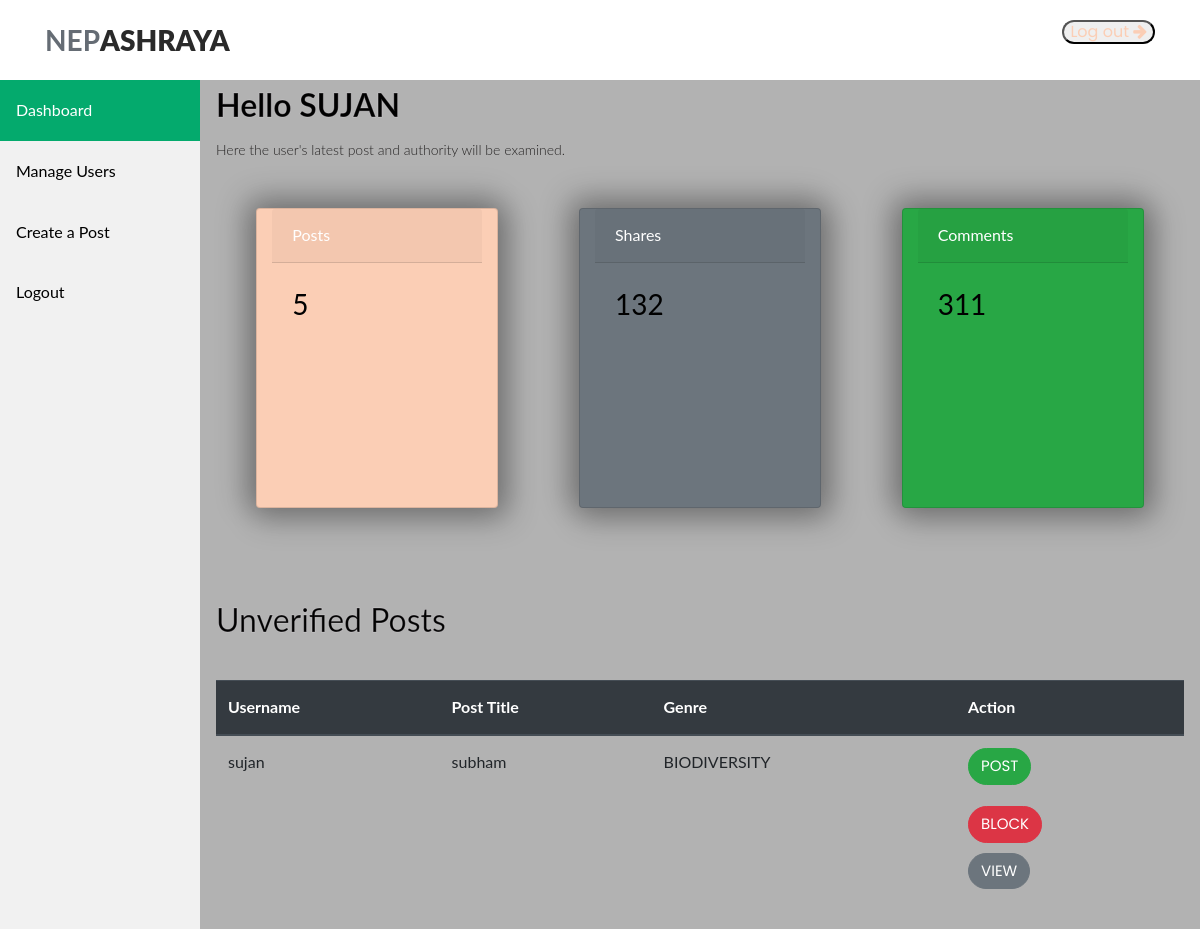
/upload/ (signed in), run on an earlier commit of the app's database.
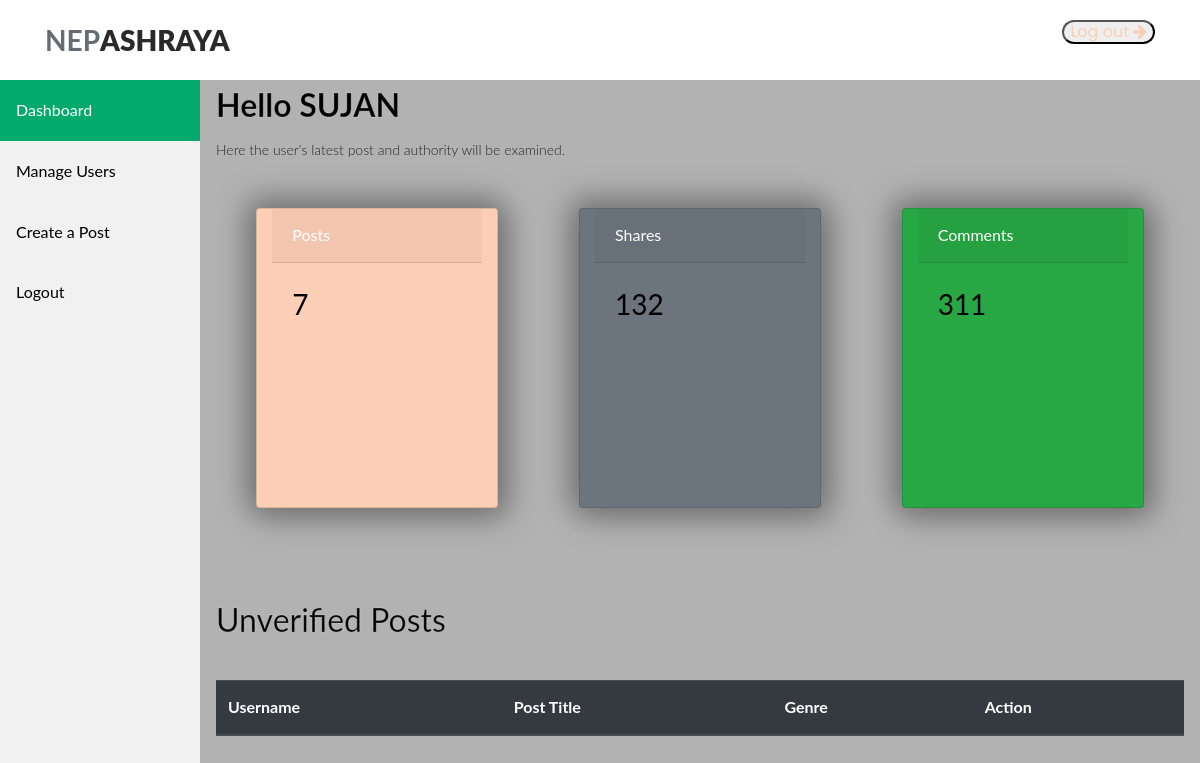
And on a later commit of the database.
### Nepa_application/models.py (models this page shows, shortened)
class Topic(models.Model):
    title = models.CharField(max_length=100)
    long_description = models.TextField()
    category = models.ManyToManyField("Category", related_name='topics')
    province = models.ForeignKey(province, on_delete=models.CASCADE, related_name='topics')
    post_date = models.DateTimeField(default=timezone.now)
    is_verified = models.BooleanField(default=False)
    author = models.CharField(max_length=100, default="Anonymous")
    class meta:
        ordering = ['-post_date']

class Category(models.Model):
    name = models.CharField(max_length=100)
    description = models.TextField()
    image = models.ImageField(upload_to='category_images')

### Nepa_application/views.py (the view, shortened to what this page needs)
# urls.py: path('upload/', views.upload, name = 'upload'),
@login_required
def upload(request):
    contex = []
    username = request.user.username
    if request.user.is_authenticated and  request.user.is_staff:
        unverified_posts = models.Topic.objects.filter(is_verified=False)
        categories = models.Category.objects.all()
        number_of_total_posts = models.Topic.objects.filter(is_verified=True).count()
        context = {'unverified_posts': unverified_posts,
                'username':username,
                'categories':categories,
                'number_of_total_posts':number_of_total_posts,
                }
    return render(request, 'auth/admin_index.html', context)

### templates/auth/admin_index.html (shortened to what the changed rows need)
{% load static %}
<!DOCTYPE html>
<html lang="en">
<head>
  <link rel="stylesheet" href="https://stackpath.bootstrapcdn.com/bootstrap/4.5.2/css/bootstrap.min.css">
  <link rel="stylesheet" type="text/css" href="{% static 'assets/css/bootstrap.min.css' %}">
  <link rel="stylesheet" type="text/css" href="{% static 'assets/css/font-awesome.css' %}">
  <link rel="stylesheet" type="text/css" href="{% static 'assets/css/owl-carousel.css' %}">
  <link rel="stylesheet" href="{% static 'assets/css/tooplate-artxibition.css' %}">
  <link rel="stylesheet" href="{% static 'assets/css/style.css' %}">
  <link href="{% static 'assets/css/main.css' %}" rel="stylesheet" />
</head>
<body>
{% if user.is_authenticated and user.is_staff %}
<div class="content">
    <h2><b>Hello {{username|upper}}</b></h2>
    <p>Here the user's latest post and authority will be examined.</p>
    <div class="container">
        <div class="row">
            <div class="card text-white bg-primary col-md-3 d-flex" >
                <div class="card-header">Posts</div>
                <div class="card-body">
                  <h3 class="card-title">{{number_of_total_posts}}</h3>
                </div>
            </div>
            <div class="card text-white bg-secondary col-md-3 d-flex" >
                <div class="card-header">Shares</div>
                <div class="card-body">
                  <h3 class="card-title">132</h3>
                </div>
            </div>
            <div class="card text-white bg-success col-md-3 d-flex" >
                <div class="card-header">Comments</div>
                <div class="card-body">
                  <h3 class="card-title">311</h3>
                </div>
            </div>
        </div>
    </div>
    <br><br>
    <h2>Unverified Posts</h2>
    <br>
    <table class="table">
        <thead class="thead-dark">
          <tr>
            <th scope="col">Username</th>
            <th scope="col">Post Title</th>
            <th scope="col">Genre</th>
            <th scope="col">Action</th>
          </tr>
        </thead>
        <tbody>
          {% for post in unverified_posts %}
          <tr>
            <td>{{post.author}}</td>
            <td>{{post.title | slice:50 }}</td>
            <td>
              {% for category in post.category.all %}
                {{ category.name }}
              {% endfor %}
            </td>
            <td>
              <form action="{% url 'verify_post' post.id %}" method="post" id="postForm">
                <button type="submit" class="btn btn-success" onclick="confirmpost()" style="margin: 0; ">Post</button>
              </form>
              <br>
              <form action="{% url 'block_post' post.id %}" method="post">
                <button type="submit" class="btn btn-danger" onclick="confirmdelete()"  style="margin-top: -10px;">Block</button>
              </form>
              <form action="#" method="post">
                <button type="submit" class="btn btn-secondary" style="margin-top: 10px;">View</button>
              </form>
            </td>
            </tr>
        {% endfor %}
        </tbody>
    </table>
</div>
{% endif %}
</body>
</html>

What changed in the data, as far as the page shows it:
no longer on this page (row edited): Topic: author "sujan", title "subham"
no longer on this page (row unchanged): Category: name "BIODIVERSITY"
Also different on the page:
{{ number_of_total_posts }}: "5" → "7"
